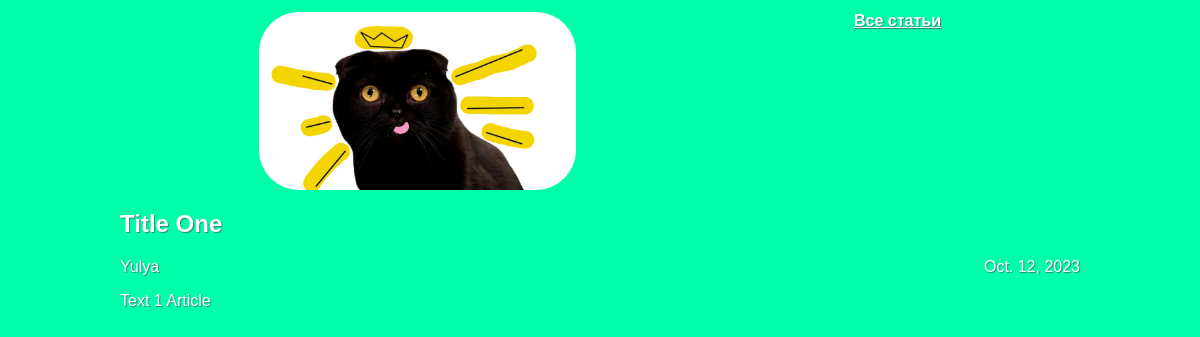
The app's page /article/1 with its own data.
### articles/models.py (models this page shows, shortened)
class Article(models.Model):
    title = models.CharField(max_length=200)
    author = models.ForeignKey(User, on_delete=models.CASCADE)
    text = models.TextField()
    created_date = models.DateField(auto_now_add=True)
    def get_excerpt(self):
        return self.text[:140] + "..." if len(self.text) > 140 else self.text

### articles/views.py (the view)
# urls.py: path('article/<int:article_id>', views.get_article, name='get_article'),
def get_article(request, article_id):
    try:
        post = Article.objects.get(id=article_id)
        return render(request, 'article.html', {"post": post})
    except Article.DoesNotExist:
        raise Http404

### articles/templates/article.html (shortened to what this page needs)
<!DOCTYPE html>
<html>
    <head>
        <link rel="stylesheet" href="../static/index.css">
    </head>
    <body>
        <div class="header">
            <img src="../static/cat.png" alt="Картинка потерялась("/>
            <a href="/"><h4>Все статьи</h4></a>
        </div>
        <div class="article">
            <div class="one-post">
                <h2 class="post-title">{{ post.title }}</h2>
                <div class="article-info">
                <div class="article-author">{{ post.author.username }}</div>
                <div class="article-created-date">{{ post.created_date }}</div>
                </div>
                <p class="article-text">{{ post.get_excerpt }}</p>
            </div>
        </div>
    </body>
</html>

### articles/static/index.css (style rules this page uses)
body { background: #00ffaa; font-family: Tahoma, Arial, sans-serif; color: #ffffff; text-shadow: 1px 1px 1px rgba(62, 97, 98, 0.745); margin: 1% 10%; }
.header img { display: block; width: 317px; border-radius: 40px; }
.header { display: flex; justify-content: space-around; flex-direction: row; margin: 0; }
.header h4 { margin: 0; }
a { color:#ffffff; }
.article-author { width: 50%; float: left; }
.article-created-date { text-align: right; }

### records on screen
Article: title "Title One", author.username "Yulya", created_date "Oct. 12, 2023", get_excerpt "Text 1 Article"
